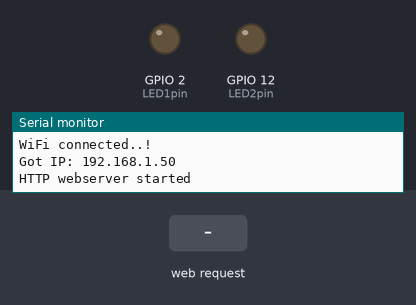
Bench run of a sketch on a simulated ESP32. On the bench: output pins drawn as LEDs (lit = HIGH), the last lines printed to the serial monitor. Inputs (shaded band) come from the test bench. WiFi joins after 1.5 s; servers stay silent unless stated.

Above: at 4.2 s.
4.3 s: HTTP request GET /led1on received
At 5.5 s:
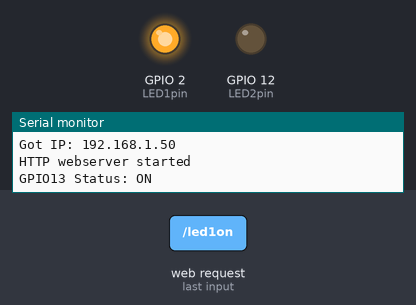
5.8 s: HTTP request GET /led2on received
At 6.7 s:
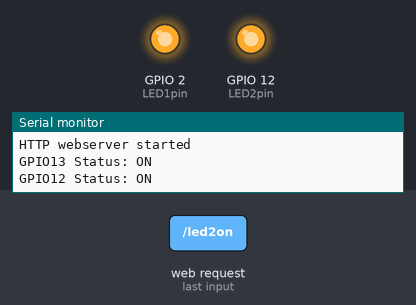
7.3 s: HTTP request GET /led1off received
At 7.9 s:
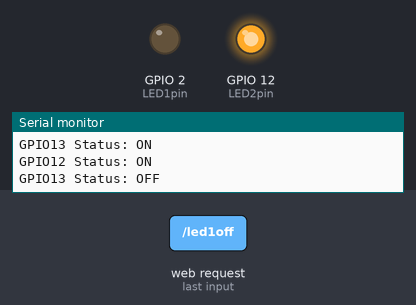
8.8 s: HTTP request GET /led2off received
At 10.2 s:
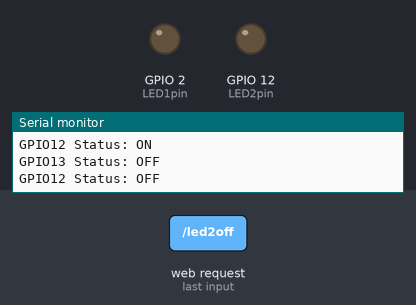
Timing chart, 0 to 11.3 s (numbered marks = the images above; inputs shaded):
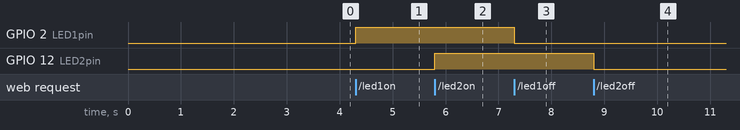

The sketch:

WebServer_2LED_OnOff_AdvAuth_002.ino
```cpp
// Create A Simple ESP32 Web Server In Arduino IDE
// https://lastminuteengineers.com/creating-esp32-web-server-arduino-ide/

#include <WiFi.h>
#include <WiFiClient.h>
#include <ESPmDNS.h>
#include <ArduinoOTA.h>
#include <WebServer.h>
#include <WiFiServer.h>


/*Put your SSID & Password*/
const char* ssid = "WLAN";  // Enter SSID here
const char* password = "18658";  //Enter Password here


char www_username[64] = "admin";
char www_password[64] = "esp32";


#define     this_ip_4    202      // <<< static webserver  ip (4th byte)
IPAddress   this_ip(192, 168, 2, this_ip_4); // <<< static local IP of this ESP-webserver
IPAddress   gateway(192, 168, 2, 1);         // <<< LAN Gateway IP
IPAddress   subnet(255, 255, 255, 0);        // <<< LAN Subnet Mask


#define wwwport 8008
#define lanport 8081
WebServer  webserver(wwwport);   // router http port www
WiFiServer wifiserver(lanport);  // router wifi port lan


// allows you to set the realm of authentication Default:"Login Required"
const char* www_realm = "Custom Auth Realm";
// the Content of the HTML response in case of Unautherized Access Default:empty
String authFailResponse = "Authentication Failed";


uint8_t LED1pin = LED_BUILTIN;
bool LED1status = LOW;

uint8_t LED2pin = 12;
bool LED2status = LOW;


//----------------------------------------------------------
void handleNotFound() {

  String message = "File Not Found\n\n";
  message += "URI: ";
  message += webserver.uri();
  message += "\nMethod: ";
  message += (webserver.method() == HTTP_GET) ? "GET" : "POST";
  message += "\nArguments: ";
  message += webserver.args();
  message += "\n";

  for (uint8_t i = 0; i < webserver.args(); i++) {
    message += " " + webserver.argName(i) + ": " + webserver.arg(i) + "\n";
  }

  webserver.send(404, "text/plain", message);

}


//----------------------------------------------------------
void setup() {
  Serial.begin(115200);
  delay(1000);

  pinMode(LED1pin, OUTPUT);
  pinMode(LED2pin, OUTPUT);

  Serial.println("Connecting to ");
  Serial.println(ssid);

  //connect to your local wi-fi network
  WiFi.begin(ssid, password);
  WiFi.config(this_ip, gateway, subnet);   // static IP

  //check wi-fi is connected to wi-fi network
  while (WiFi.status() != WL_CONNECTED) {
  delay(1000);
  Serial.print(".");
  }
  Serial.println("");
  Serial.println("WiFi connected..!");
  Serial.print("Got IP: ");  Serial.println(WiFi.localIP());


  ArduinoOTA.begin();
  webserver.on("/", []() {
    if (!webserver.authenticate(www_username, www_password))
      //Basic Auth Method with Custom realm and Failure Response
      //return webserver.requestAuthentication(BASIC_AUTH, www_realm, authFailResponse);
      //Digest Auth Method with realm="Login Required" and empty Failure Response
      //return webserver.requestAuthentication(DIGEST_AUTH);
      //Digest Auth Method with Custom realm and empty Failure Response
      //return webserver.requestAuthentication(DIGEST_AUTH, www_realm);
      //Digest Auth Method with Custom realm and Failure Response
    {
      return webserver.requestAuthentication(DIGEST_AUTH, www_realm, authFailResponse);
    }
    handle_OnConnect();
  });

 /*
  webserver.on("/inline", []() {
    webserver.send(200, "text/plain", "this works as well");
  });
 */

  webserver.on("/led1on", handle_led1on);
  webserver.on("/led1off", handle_led1off);
  webserver.on("/led2on", handle_led2on);
  webserver.on("/led2off", handle_led2off);
  webserver.onNotFound(handle_NotFound);

  webserver.begin();

  Serial.println("HTTP webserver started");
}


//----------------------------------------------------------
void loop() {
  ArduinoOTA.handle();

  webserver.handleClient();
  if(LED1status)
  {digitalWrite(LED1pin, HIGH);}
  else
  {digitalWrite(LED1pin, LOW);}

  if(LED2status)
  {digitalWrite(LED2pin, HIGH);}
  else
  {digitalWrite(LED2pin, LOW);}
}


//----------------------------------------------------------
void handle_OnConnect() {
  LED1status = LOW;
  LED2status = LOW;
  Serial.println("GPIO13 Status: OFF | GPIO12 Status: OFF");
  webserver.send(200, "text/html", SendHTML(LED1status,LED2status));
}

//----------------------------------------------------------
void handle_led1on() {
  LED1status = HIGH;
  Serial.println("GPIO13 Status: ON");
  webserver.send(200, "text/html", SendHTML(true,LED2status));
}

//----------------------------------------------------------
void handle_led1off() {
  LED1status = LOW;
  Serial.println("GPIO13 Status: OFF");
  webserver.send(200, "text/html", SendHTML(false,LED2status));
}

//----------------------------------------------------------
void handle_led2on() {
  LED2status = HIGH;
  Serial.println("GPIO12 Status: ON");
  webserver.send(200, "text/html", SendHTML(LED1status,true));
}

//----------------------------------------------------------
void handle_led2off() {
  LED2status = LOW;
  Serial.println("GPIO12 Status: OFF");
  webserver.send(200, "text/html", SendHTML(LED1status,false));
}

//----------------------------------------------------------
void handle_NotFound(){
  String message = "File Not Found\n\n";
  message += "URI: ";
  message += webserver.uri();
  message += "\nMethod: ";
  message += (webserver.method() == HTTP_GET) ? "GET" : "POST";
  message += "\nArguments: ";
  message += webserver.args();
  message += "\n";

  for (uint8_t i = 0; i < webserver.args(); i++) {
    message += " " + webserver.argName(i) + ": " + webserver.arg(i) + "\n";
  }

  webserver.send(404, "text/plain", message);
  //webserver.send(404, "text/plain", "Not found");
}

//----------------------------------------------------------
String SendHTML(uint8_t led1stat,uint8_t led2stat){
  String ptr = "<!DOCTYPE html> <html>\n";
  ptr +="<head><meta name=\"viewport\" content=\"width=device-width, initial-scale=1.0, user-scalable=no\">\n";
  ptr +="<title>LED Control</title>\n";
  ptr +="<style>html { font-family: Helvetica; display: inline-block; margin: 0px auto; text-align: center;}\n";
  ptr +="body{margin-top: 50px;} h1 {color: #444444;margin: 50px auto 30px;} h3 {color: #444444;margin-bottom: 50px;}\n";
  ptr +=".button {display: block;width: 80px;background-color: #3498db;border: none;color: white;padding: 13px 30px;text-decoration: none;font-size: 25px;margin: 0px auto 35px;cursor: pointer;border-radius: 4px;}\n";
  ptr +=".button-on {background-color: #3498db;}\n";
  ptr +=".button-on:active {background-color: #2980b9;}\n";
  ptr +=".button-off {background-color: #34495e;}\n";
  ptr +=".button-off:active {background-color: #2c3e50;}\n";
  ptr +="p {font-size: 14px;color: #888;margin-bottom: 10px;}\n";
  ptr +="</style>\n";
  ptr +="</head>\n";
  ptr +="<body>\n";
  ptr +="<h1>ESP32 Web Server</h1>\n";
    ptr +="<h3>Using Station(STA) Mode</h3>\n";

   if(led1stat)
  {ptr +="<p>LED1 Status: ON</p><a class=\"button button-off\" href=\"/led1off\">OFF</a>\n";}
  else
  {ptr +="<p>LED1 Status: OFF</p><a class=\"button button-on\" href=\"/led1on\">ON</a>\n";}

  if(led2stat)
  {ptr +="<p>LED2 Status: ON</p><a class=\"button button-off\" href=\"/led2off\">OFF</a>\n";}
  else
  {ptr +="<p>LED2 Status: OFF</p><a class=\"button button-on\" href=\"/led2on\">ON</a>\n";}

  ptr +="</body>\n";
  ptr +="</html>\n";
  return ptr;
}
```

Measured:
- after the input at 4.3 s, GPIO 2 (LED1pin): LOW → HIGH at once
- after the input at 5.8 s, GPIO 12 (LED2pin): LOW → HIGH at once
- after the input at 7.3 s, GPIO 2 (LED1pin): HIGH → LOW at once
- after the input at 8.8 s, GPIO 12 (LED2pin): HIGH → LOW at once
